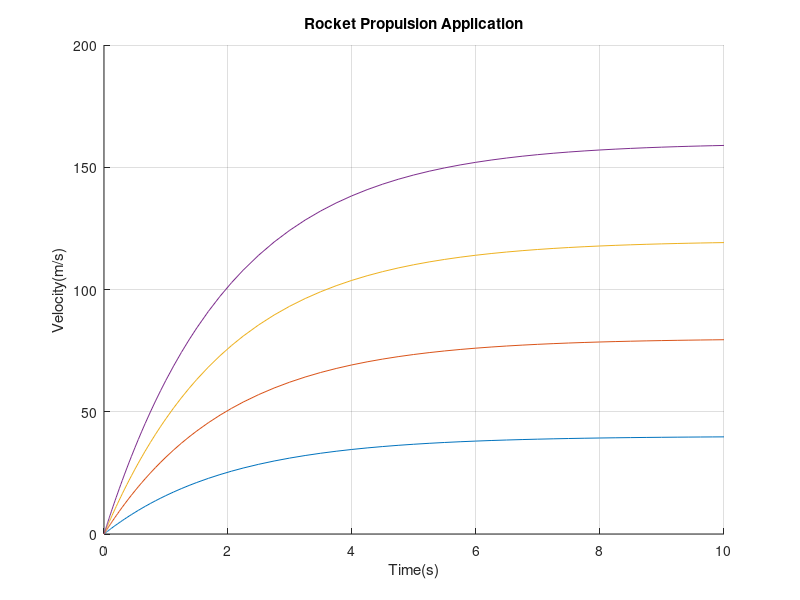

Reproduce this figure in MATLAB.
% Given constants
m = 1000;     
c = 500;
v0 = 0;
timeInt = [0 10];
thrustV = [20000 40000 60000 80000];

% Loop through each thrust value and solve using ode 45
hold on
for i = 1:length(thrustV)
    f = thrustV(i);
    [t,v] = ode45(@(t,v) (f - c*v)/m, timeInt, v0);

    % Plot values
    plot(t, v)

    % Report values at each thrust value
    fprintf("When thrust is at %d N, velocity after 10 s is %.2f m/s\n",f,v(end));
end
grid on
title('Rocket Propulsion Application')
xlabel('Time(s)')
ylabel('Velocity(m/s)')
